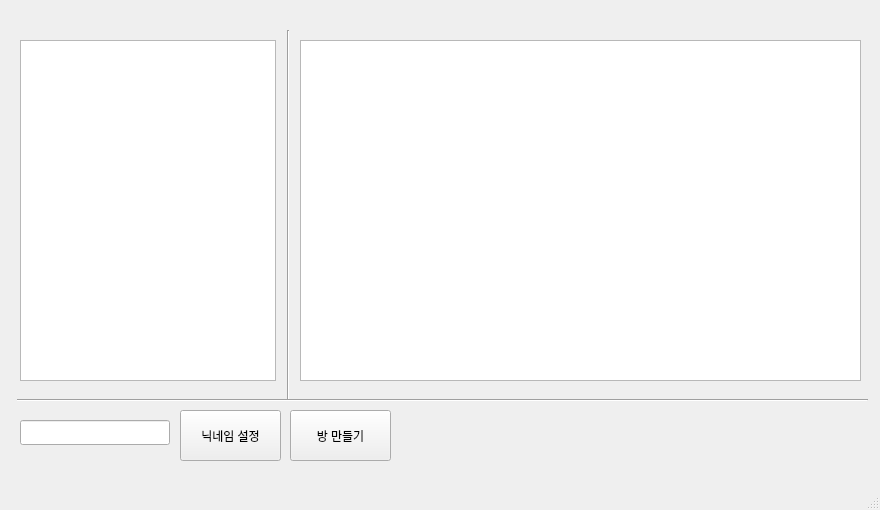
<?xml version="1.0" encoding="UTF-8"?>
<ui version="4.0">
 <class>MainWindow</class>
 <widget class="QMainWindow" name="MainWindow">
  <property name="geometry">
   <rect>
    <x>0</x>
    <y>0</y>
    <width>880</width>
    <height>510</height>
   </rect>
  </property>
  <property name="windowTitle">
   <string>MainWindow</string>
  </property>
  <widget class="QWidget" name="centralwidget">
   <widget class="Line" name="line">
    <property name="geometry">
     <rect>
      <x>280</x>
      <y>30</y>
      <width>16</width>
      <height>371</height>
     </rect>
    </property>
    <property name="orientation">
     <enum>Qt::Vertical</enum>
    </property>
   </widget>
   <widget class="Line" name="line_2">
    <property name="geometry">
     <rect>
      <x>17</x>
      <y>390</y>
      <width>851</width>
      <height>20</height>
     </rect>
    </property>
    <property name="orientation">
     <enum>Qt::Horizontal</enum>
    </property>
   </widget>
   <widget class="QPushButton" name="make_room">
    <property name="geometry">
     <rect>
      <x>290</x>
      <y>410</y>
      <width>101</width>
      <height>51</height>
     </rect>
    </property>
    <property name="text">
     <string>방 만들기</string>
    </property>
   </widget>
   <widget class="QLineEdit" name="nickname_input">
    <property name="geometry">
     <rect>
      <x>20</x>
      <y>420</y>
      <width>150</width>
      <height>25</height>
     </rect>
    </property>
    <property name="maxLength">
     <number>6</number>
    </property>
   </widget>
   <widget class="QPushButton" name="set_nickname">
    <property name="geometry">
     <rect>
      <x>180</x>
      <y>410</y>
      <width>101</width>
      <height>51</height>
     </rect>
    </property>
    <property name="text">
     <string>닉네임 설정</string>
    </property>
   </widget>
   <widget class="QLabel" name="nickname">
    <property name="geometry">
     <rect>
      <x>710</x>
      <y>10</y>
      <width>141</width>
      <height>16</height>
     </rect>
    </property>
    <property name="text">
     <string/>
    </property>
   </widget>
   <widget class="QListWidget" name="accessor_list">
    <property name="geometry">
     <rect>
      <x>20</x>
      <y>40</y>
      <width>256</width>
      <height>341</height>
     </rect>
    </property>
    <property name="editTriggers">
     <set>QAbstractItemView::NoEditTriggers</set>
    </property>
   </widget>
   <widget class="QListWidget" name="room_list">
    <property name="geometry">
     <rect>
      <x>300</x>
      <y>40</y>
      <width>561</width>
      <height>341</height>
     </rect>
    </property>
    <property name="editTriggers">
     <set>QAbstractItemView::NoEditTriggers</set>
    </property>
   </widget>
  </widget>
  <widget class="QMenuBar" name="menubar">
   <property name="geometry">
    <rect>
     <x>0</x>
     <y>0</y>
     <width>880</width>
     <height>21</height>
    </rect>
   </property>
  </widget>
  <widget class="QStatusBar" name="statusbar"/>
 </widget>
 <resources/>
 <connections/>
</ui>
